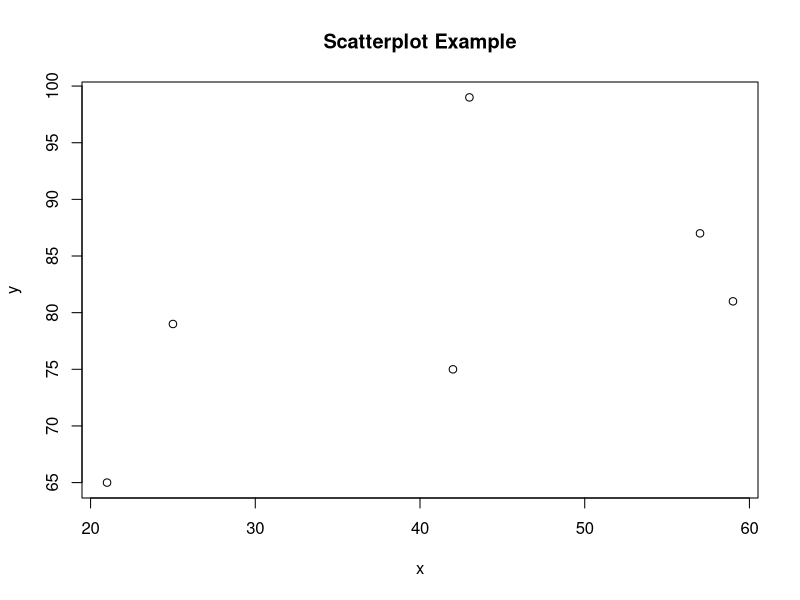

Write R code to recreate this figure.
#Write your own function for correlation analysis

x <- c(43,21,25,42,57,59)
y <- c(99,65,79,75,87,81)
plot(x, y, main="Scatterplot Example",
     xlab="x", ylab="y")
CorrelationAnalyzer <- function(x,y) {
  x.y <- x*y
  x.x <- x*x
  y.y <- y*y
  PearsonCor<- ((length(x) * sum(x.y))- (sum(x) * sum(y))) / 
    (sqrt((length(x) * sum(x.x) - sum(x)^2 ) * (length(x) * sum(y.y) - sum(y)^2)))
  PearsonCor
}  
CorrelationAnalyzer(x,y)

#Write your own function for replacing missing values with the mean

a <- c(43,21,25,42,NA,59)

MissingValueReplacer <- function(a) {
  na_index <- which(is.na(a))        
  mean_a <- mean(a, na.rm=T)
  a[na_index] <- mean_a
  return(a)
}
MissingValueReplacer(a)
